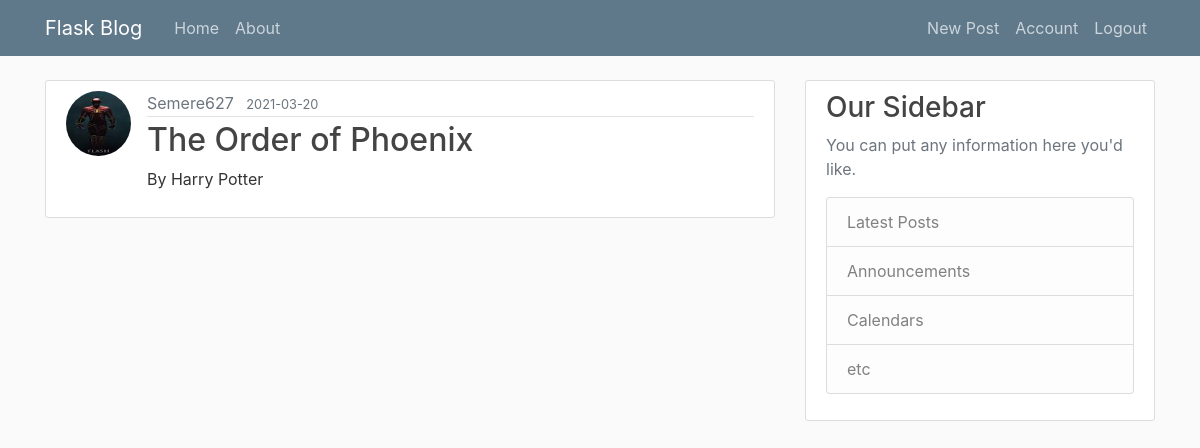
/home (signed in), run on the app's committed database.
### flaskblog/models.py (models this page shows, shortened)
class Post(db.Model):
    id = db.Column(db.Integer, primary_key=True)
    title = db.Column(db.String(100), nullable=False)
    date_posted = db.Column(db.DateTime, nullable=False,
                            default=datetime.utcnow)
    content = db.Column(db.Text, nullable=False)
    user_id = db.Column(db.Integer, db.ForeignKey('user.id'), nullable=False)

class User(db.Model, UserMixin):
    id = db.Column(db.Integer, primary_key=True)
    username = db.Column(db.String(20), unique=True, nullable=False)
    email = db.Column(db.String(120), unique=True, nullable=False)
    image_file = db.Column(db.String(20), nullable=False,
                           default="default.jpg")
    password = db.Column(db.String(60), nullable=False)
    posts = db.relationship('Post', backref='author', lazy=True)

### flaskblog/routes.py (the view)
@app.route('/')
@app.route('/home')
def home():
    posts = Post.query.all()
    return render_template('home.html', posts=posts)

### flaskblog/models.py (called while the page is built)
@login_manager.user_loader
def load_user(user_id):
    return User.query.get(int(user_id))

### flaskblog/templates/home.html
{%extends "layout.html"%}
{%block content%}
    {% for post in posts%}
        <article class="media content-section">
            <img class="rounded-circle article-img" src="{{url_for('static', filename='profile_pics/'+post.author.image_file)}}">
            <div class="media-body">
                <div class="article-metadata">
                    {% if post.author == current_user%}
                        <a class="mr-2" href="{{url_for('account')}}">{{ post.author.username }}</a>
                    {%else%}
                        <a class="mr-2 text-muted" href="#">{{ post.author.username }}</a>
                    {% endif%}
                    <small class="text-muted">{{ post.date_posted.strftime('%Y-%m-%d')}}</small>
                </div>
                <h2><a class="article-title" href="{{url_for('post',post_id=post.id)}}">{{ post.title }}</a></h2>
                <p class="article-content">{{ post.content }}</p>
            </div>
        </article>
    {%endfor%}
{%endblock content%}

### flaskblog/static/main.css (style rules this page uses)
body { background: #fafafa; color: #333333; margin-top: 5rem; }
h1, h2, h3, h4, h5, h6 { color: #444444; }
.content-section { background: #ffffff; padding: 10px 20px; border: 1px solid #dddddd; border-radius: 3px; margin-bottom: 20px; }
.article-title { color: #444444; }
.article-content { white-space: pre-line; }
.article-img { height: 65px; width: 65px; margin-right: 16px; }
.article-metadata { padding-bottom: 1px; margin-bottom: 4px; border-bottom: 1px solid #e3e3e3 }

### data on the page
Post: image_file (picture), author.username "Semere627", date_posted "2021-03-20", title "The Order of Phoenix", content "By Harry Potter"
